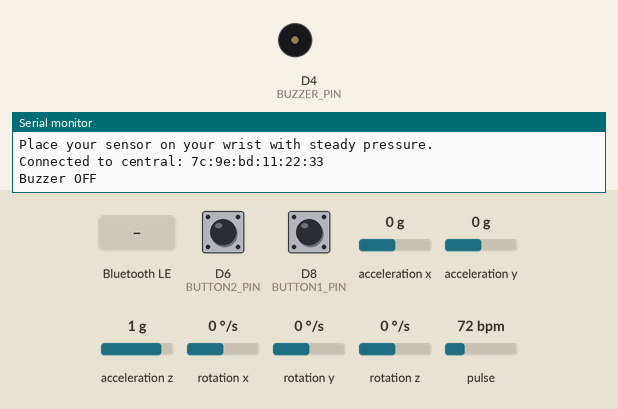
Simulated run of this sketch. Board: Arduino Nano 33 IoT. On the bench: buzzer (waves = sounding), the last lines printed to the serial monitor. The inputs (shaded band) are chosen by the test bench; at power-on: D6 (BUTTON2_PIN) HIGH, D8 (BUTTON1_PIN) HIGH, acceleration x 0 g, acceleration y 0 g, acceleration z 1 g, rotation x 0 °/s, rotation y 0 °/s, rotation z 0 °/s, pulse 72 bpm. Nothing arrives over Bluetooth unless stated; a phone connects over Bluetooth LE 3 s after start.

Above: at 3.9 s.
4.0 s: Bluetooth LE write "sos" received
At 5.2 s:
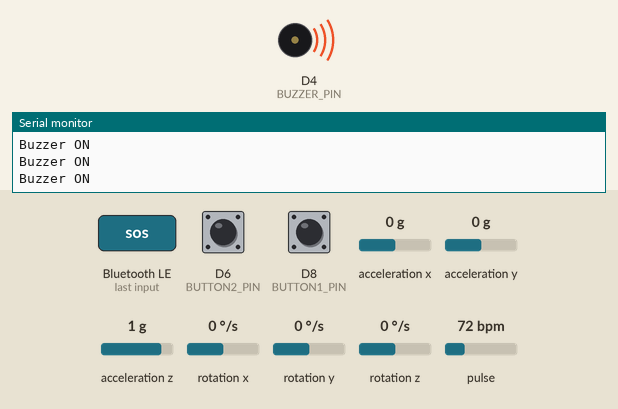
5.5 s: Bluetooth LE write "fp" received
At 6.6 s:
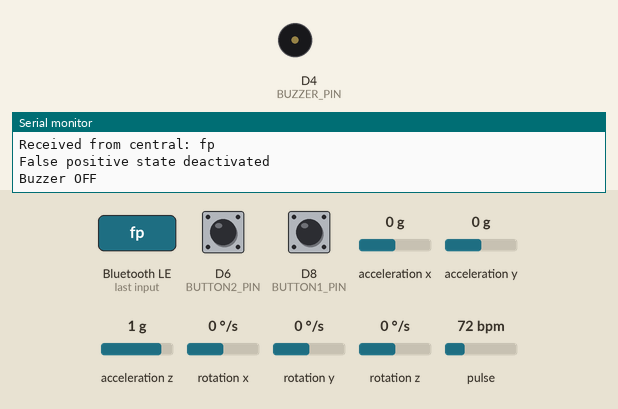
Timing chart, 0 to 8.5 s (numbered marks = the images above; inputs shaded):
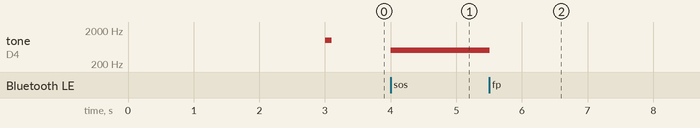

The sketch:

Connect.ino
```cpp
#include <Arduino_LSM6DS3.h>// Biblioteca para recolher os dados do acelerometro e giroscopio */
#include <ArduinoBLE.h>
#include <Wire.h>
#include "MAX30105.h"
#include "heartRate.h"

#define BUZZER_PIN 4 // Define o pino do buzzer
#define BUTTON1_PIN 8 // Define o pino do botão de SOS
#define BUTTON2_PIN 6 // Define o pino do botão de falso positivo

int butPress = 0;
int sosState = -1;


BLEService customService("180D"); // Custom service
BLECharacteristic customCharacteristic("2A37",  // Custom characteristic
                                       BLERead | BLENotify | BLEWrite, // Add BLEWrite to handle incoming messages
                                       64);    // Maximum characteristic length

MAX30105 particleSensor;
const byte RATE_SIZE = 4;
byte rates[RATE_SIZE];
byte rateSpot = 0;
unsigned long lastBeat = 0;

float beatsPerMinute;
int oldbeatAvgLevel = 0;
int auxiliar = 0;
long previousMillis = 0;
int beatAvg;

void setup() {
  Serial.begin(9600);
  //while (!Serial);

  pinMode(BUZZER_PIN, OUTPUT);
  pinMode(BUTTON1_PIN, INPUT_PULLUP);
  pinMode(BUTTON2_PIN, INPUT_PULLUP);

  if (!BLE.begin()) { // Erro para ligar o Bluetooth
    Serial.println("Starting BLE failed!");
    while (1);
  }

    if (!IMU.begin()) { // Erro para aceder ao acelerometro e giroscopio
    Serial.println("Failed to initialize IMU!");
    while (1);
  }

  BLE.setLocalName("Prototype_ArduinoNano2040"); // Set device name
  BLE.setAdvertisedService(customService); // Advertise the custom service

  customService.addCharacteristic(customCharacteristic); // Add the characteristic to the service
  BLE.addService(customService); // Add the service

  BLE.advertise(); // Start advertising

  Serial.println("Bluetooth device active, waiting for connections...");

  if (!particleSensor.begin(Wire, I2C_SPEED_FAST)) {
    Serial.println("MAX30105 was not found. Please check wiring/power. ");
    while (1);
  }

  Serial.println("Place your sensor on your wrist with steady pressure.");
  particleSensor.setup();
  particleSensor.setPulseAmplitudeRed(60);  // Adjust LED brightness for better wrist readings
  particleSensor.setPulseAmplitudeGreen(0);   // Green LED not used for heart rate monitoring

}

void loop() {
  BLEDevice central = BLE.central();

  String data;

  if (central) {
    Serial.print("Connected to central: ");
    Serial.println(central.address());

    tone(BUZZER_PIN, 1000); // Liga o buzzer com frequência de 1000 Hz
    delay(100); // Aguarda 500 milissegundos (meio segundo)
    noTone(BUZZER_PIN); // Desliga o buzzer


    while (central.connected()) {
      if (customCharacteristic.written()) {
        const uint8_t* receivedValue = customCharacteristic.value();
        size_t length = customCharacteristic.valueLength();
        char value[length + 1];
        memcpy(value, receivedValue, length);
        value[length] = '\0';  // Null-terminate the string
        Serial.print("Received from central: ");
        Serial.println(value);
        if (strcmp(value, "sos") == 0) {
          sosState = 1;
          Serial.println("SOS state activated");
        } else if (strcmp(value, "fp") == 0) {
          sosState = -1;
          Serial.println("False positive state deactivated");
        }
      }

      if (sosState == 1) {
        if (digitalRead(BUZZER_PIN) == LOW) {
          tone(BUZZER_PIN, 500);
          Serial.println("Buzzer ON");
        }
      } else if (sosState == -1){
        noTone(BUZZER_PIN);
        Serial.println("Buzzer OFF");
        sosState = 0;
      }

      String fall = getFallData();

      long irValue = particleSensor.getIR();

      if (checkForBeat(irValue))
      {
        unsigned long delta = millis() - lastBeat;
        lastBeat = millis();

        // Calculate heart rate
        beatsPerMinute = 60 / (delta / 1000.0);
        /*
        if(irValue  > 7000)
        {
          //Serial.print("IR=");
          //Serial.print();
          //BPMLevelChar.writeValue(irValue);
          //Serial.print(", BPM=");
          //Serial.print((int)beatsPerMinute);
          //BPMLevelChar.writeValue((int)beatsPerMinute);
          data = fall + "," + String(irValue) + String(beatsPerMinute);
          Serial.println();
        }

        else if( irValue  < 7000)
        {
          Serial.print("IR=");
          Serial.print(irValue);
          Serial.print(", BPM=");
          Serial.print(auxiliar);
          //BPMLevelChar.writeValue(auxiliar);
          data = fall + "," + String(beatsPerMinute);
          Serial.println();
        }*/
      }

      //data = fall + "," + String(beatsPerMinute);

      if (digitalRead(BUTTON1_PIN) == LOW){
        data = data + "," + "1";
      }else if (digitalRead(BUTTON2_PIN) == LOW){
        data = data + "," + "2";
      }else{
        data = data + "," + "0";
      }


      // Send data periodically
      customCharacteristic.writeValue(data.c_str());
    }

    Serial.print("Disconnected from central: ");
    Serial.println(central.address());
    noTone(BUZZER_PIN); // Desliga o buzzer
  }

}

String getFallData() {
  float Ax, Ay, Az;
  float Gx, Gy, Gz;

  if (IMU.accelerationAvailable()) {
    IMU.readAcceleration(Ax, Ay, Az);
  }

  if (IMU.gyroscopeAvailable()) {
    IMU.readGyroscope(Gx, Gy, Gz);
  }

  String dataString = String(millis()) + "," +
                      String(Ax) + "," +
                      String(Ay) + "," +
                      String(Az) + "," +
                      String(Gx) + "," +
                      String(Gy) + "," +
                      String(Gz);

  return dataString;
}
```

Measured:
- after the input at 4.0 s, tone on D4 (BUZZER_PIN): silent → 500 Hz at once
- after the input at 5.5 s, tone on D4 (BUZZER_PIN): 500 Hz → silent at once
